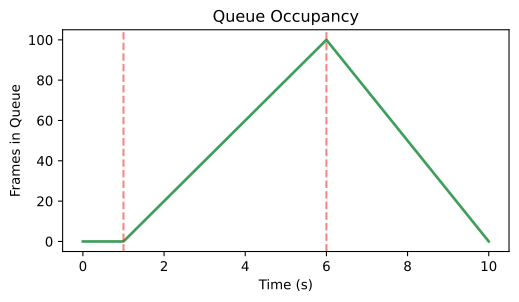

This figure's Python source:
import os
import matplotlib.pyplot as plt
fig, ax = plt.subplots(figsize=(6, 3))
t = [0, 1, 6, 10]
occ = [0, 0, 100, 0]
ax.plot(t, occ, color='#3d9e5a', lw=2)
ax.axvline(1, color='r', linestyle='--', alpha=0.5)
ax.axvline(6, color='r', linestyle='--', alpha=0.5)
ax.set_xlabel('Time (s)')
ax.set_ylabel('Frames in Queue')
ax.set_title('Queue Occupancy')
out_path = os.environ.get('VISUAL_OUT_PATH', 'out.svg')
fig.savefig(out_path, format='svg', bbox_inches='tight')
plt.close(fig)
